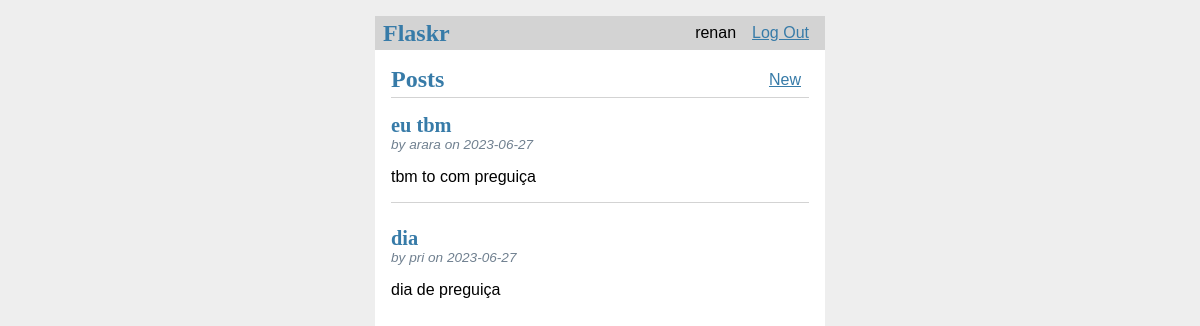
Screenshot of / (signed in) with the database file from the repository.
### tables this page shows
CREATE TABLE user (
    id INTEGER PRIMARY KEY AUTOINCREMENT,
    username TEXT UNIQUE NOT NULL,
    password TEXT NOT NULL
);

CREATE TABLE post (
    id INTEGER PRIMARY KEY AUTOINCREMENT, 
    author_id INTEGER NOT NULL,
    created TIMESTAMP NOT NULL DEFAULT CURRENT_TIMESTAMP, 
    title TEXT NOT NULL,
    body TEXT NOT NULL, 
    FOREIGN KEY (author_id) REFERENCES user(id)
);

### flaskr/blog.py (the view)
@bp.route('/')
def index():
    db = get_db()
    posts = db.execute(
        'SELECT p.id, title, body, created, author_id, username'
        ' FROM post p JOIN user u ON p.author_id = u.id'
        ' ORDER BY created DESC'
    ).fetchall()
    return render_template('blog/index.html', posts=posts)

### flaskr/auth.py (called while the page is built)
@bp.before_app_request
def load_logged_in_user():
    user_id = session.get('user_id')
    if user_id is None:
        g.user = None
    else:
        g.user = get_db().execute(
            'SELECT * FROM user WHERE id = ?', (user_id,)
        ).fetchone()

### flaskr/db.py (called while the page is built)
def get_db():
    if 'db' not in g:
        g.db = sqlite3.connect(
            current_app.config['DATABASE'],
            detect_types=sqlite3.PARSE_DECLTYPES
        )
        g.db.row_factory = sqlite3.Row
    return g.db

### flaskr/templates/blog/index.html (shortened to what this page needs)
{% extends 'base.html' %}
{% block header %}
  <h1>{% block title %}Posts{% endblock %}</h1>
  {% if g.user %}
    <a class="action" href="{{ url_for('blog.create') }}">New</a>
  {% endif %}
{% endblock %}
{% block content %}
  {% for post in posts %}
    <article class="post">
      <header>
        <div>
          <h1>{{ post['title'] }}</h1>
          <div class="about">by {{ post['username'] }} on {{ post['created'].strftime('%Y-%m-%d') }}</div>
        </div>
      </header>
      <p class="body">{{ post['body'] }}</p>
    </article>
    {% if not loop.last %}
      <hr>
    {% endif %}
  {% endfor %}
{% endblock %}

### flaskr/templates/base.html (shortened to what this page needs)
<!doctype html>
<link rel="stylesheet" href="{{ url_for('static', filename='style.css') }}">
<nav>
  <h1>Flaskr</h1>
  <ul>
    {% if g.user %}
      <li><span>{{ g.user['username'] }}</span>
      <li><a href="{{ url_for('auth.logout') }}">Log Out</a>
    {% else %}
      <li><a href="{{ url_for('auth.register') }}">Register</a>
      <li><a href="{{ url_for('auth.login') }}">Log In</a>
    {% endif %}
  </ul>
</nav>
<section class="content">
  <header>
    {% block header %}{% endblock %}
  </header>
  {% block content %}{% endblock %}
</section>

### flaskr/static/style.css (style rules this page uses)
h1 { font-family: serif; color: #377ba8; margin: 1rem 0; }
a { color: #377ba8; }
hr { border: none; border-top: 1px solid lightgray; }
nav { background: lightgray; display: flex; align-items: center; padding: 0 0.5rem; }
nav h1 { flex: auto; margin: 0; }
nav ul { display: flex; list-style: none; margin: 0; padding: 0; }
nav ul li a, nav ul li span, header .action { display: block; padding: 0.5rem; }
.content { padding: 0 1rem 1rem; }
.content > header { border-bottom: 1px solid lightgray; display: flex; align-items: flex-end; }
.content > header h1 { flex: auto; margin: 1rem 0 0.25rem 0; }
.post > header { display: flex; align-items: flex-end; font-size: 0.85em; }
.post > header > div:first-of-type { flex: auto; }
.post > header h1 { font-size: 1.5em; margin-bottom: 0; }
.post .about { color: slategray; font-style: italic; }
.post .body { white-space: pre-line; }
.content:last-child { margin-bottom: 0; }

### rows the page displays
user: user.username "renan"
post: title "eu tbm", username "arara", created "2023-06-27", body "tbm to com preguiça"
post: title "dia", username "pri", created "2023-06-27", body "dia de preguiça"
